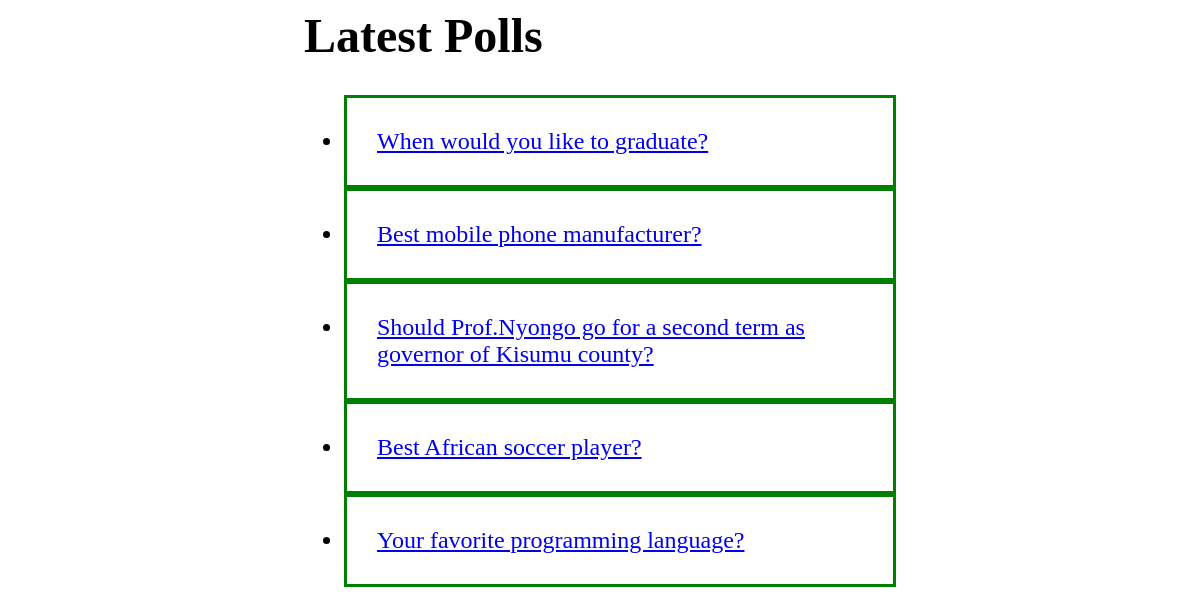
The page / on the database its author committed.
### polls/models.py (models this page shows, shortened)
class Question(models.Model):
    question_text = models.CharField(max_length=200)
    pub_date = models.DateTimeField('date published')
    def was_published_recently(self):
        now = timezone.now()
        return now - datetime.timedelta(days=1) <= self.pub_date <= now
    was_published_recently.admin_order_field = 'pub_date'
    was_published_recently.boolean = True
    was_published_recently.short_description = 'Published recently?'

### polls/views.py (the view)
# urls.py: path('', views.IndexView.as_view(), name='index'),
class IndexView(generic.ListView):
    template_name = 'polls/index.html'
    context_object_name = 'latest_question_list'
    def get_queryset(self):
        past_questions = Question.objects.filter(
            pub_date__lte=timezone.now()
        ).order_by('-pub_date')[:5]
        past_questions_with_choices = []
        for question in past_questions:
            if question.choice_set.count() != 0:
                past_questions_with_choices.append(question)
        return past_questions_with_choices

### polls/templates/polls/index.html
{% load static %}
<link rel="stylesheet" type="text/css" href="{% static 'polls/style.css' %}">
<div class='content'>
    <h1>Latest Polls</h1>
    {% if latest_question_list %}
        <ul>
        {% for question in latest_question_list %}
            <li><a href="{% url 'polls:detail' question.id %}">{{ question.question_text }}</a></li>
        {% endfor %}
        </ul>
    {% else %}
    <p>No polls are available.</p>
    {% endif %}
</div>

### polls/static/polls/style.css (style rules this page uses)
.content { margin: auto; width: 50%; font-size: x-large; }
li { border: 3px solid green; padding: 30px; }

### rows shown on the page
Question: question_text "When would you like to graduate?"
Question: question_text "Best mobile phone manufacturer?"
Question: question_text "Should Prof.Nyongo go for a second term as governor of Kisumu county?"
Question: question_text "Best African soccer player?"
Question: question_text "Your favorite programming language?"
